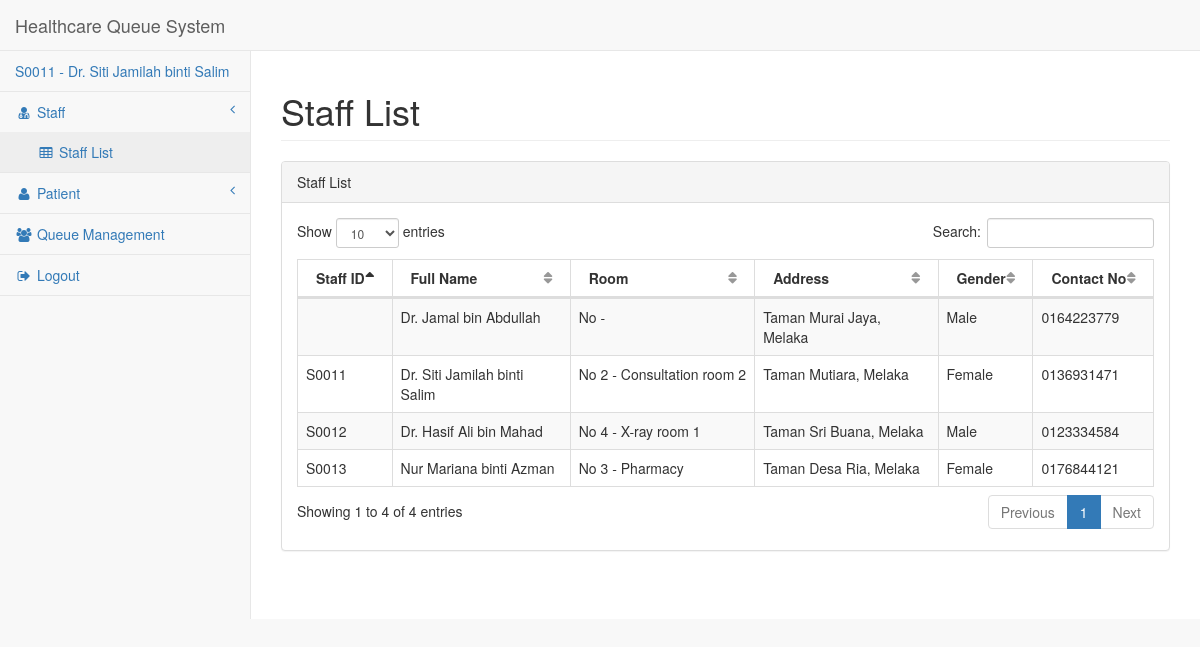
/pages/staff-list.php (signed in), run on the app's committed database.
### tables this page shows
CREATE TABLE `staff` (
  `staff_Id` varchar(50) NOT NULL,
  `staff_IC` varchar(12) NOT NULL,
  `staff_Name` varchar(100) NOT NULL,
  `staff_Address` varchar(1000) NOT NULL,
  `staff_Sex` varchar(12) NOT NULL,
  `staff_Phone` varchar(11) NOT NULL,
  `staff_Password` varchar(50) NOT NULL
);

CREATE TABLE `room` (
  `room_Id` int(11) NOT NULL,
  `room_Name` varchar(100) NOT NULL,
  `department_Id` int(11) NOT NULL,
  `staff_Id` varchar(50) NOT NULL
);

### pages/staff-list.php (the view, shortened to what this page needs)
<!DOCTYPE html>
<html lang="en">
<?php
include_once '../dbcon.php';
$sql = "SELECT * FROM staff s LEFT JOIN room r ON s.staff_Id=r.staff_Id WHERE s.staff_Id != 'admin'";
$res = mysqli_query($link,$sql);
?>
<head>
    <link href="../vendor/bootstrap/css/bootstrap.min.css" rel="stylesheet">
    <link href="../vendor/metisMenu/metisMenu.min.css" rel="stylesheet">
    <link href="../vendor/datatables-plugins/dataTables.bootstrap.css" rel="stylesheet">
    <link href="../vendor/datatables-responsive/dataTables.responsive.css" rel="stylesheet">
    <link href="../dist/css/sb-admin-2.css" rel="stylesheet">
    <link href="../vendor/font-awesome/css/font-awesome.min.css" rel="stylesheet" type="text/css">
</head>
<body>
    <div id="wrapper">
        <?php include"nav.php"; ?>
        <div id="page-wrapper">
            <div class="row">
                <div class="col-lg-12">
                    <h1 class="page-header">Staff List</h1>
                </div>
            </div>
            <div class="row">
                <div class="col-lg-12">
                    <div class="panel panel-default">
                        <div class="panel-heading">
                            Staff List
                        </div>
                        <div class="panel-body">
                            <table width="100%" class="table table-striped table-bordered table-hover" id="dataTables-example">
                                <thead>
                                    <tr>
                                        <th>Staff ID</th>
                                        <th>Full Name</th>
                                        <?php if ($staff != 'ADMIN') {
                                        echo '<th>Room</th>';
                                        }else{
                                        echo '<th>I/C No</th>';
                                        } ?>
                                        <th>Address</th>
                                        <th>Gender</th>
                                        <th>Contact No</th>
                                    </tr>
                                </thead>
                                <tbody>
                                    <?php foreach ($res as $key) { ?>
                                    <tr class="odd gradeX">
                                        <td><?php echo $key['staff_Id']; ?></td>
                                        <td><?php echo $key['staff_Name']; ?></td>
                                        <?php if ($staff != 'ADMIN') {
                                        echo '<td>No '.$key['room_Id'].' - '.$key['room_Name'].'</td>';
                                        } else {
                                        echo '<td>'.$key['staff_IC'].'</td>';
                                        } ?>
                                        <td class="center"><?php echo $key['staff_Address']; ?></td>
                                        <td class="center"><?php echo $key['staff_Sex']; ?></td>
                                        <td class="center"><?php echo $key['staff_Phone']; ?></td>
                                    </tr>
                                    <?php } ?>
                                </tbody>
                            </table>
                        </div>
                    </div>
                </div>
            </div>
        </div>
    </div>
</body>
</html>

### pages/nav.php (shortened to what this page needs)
<?php
$staff = $_SESSION['id'];
$stat = "select * from staff where staff_Id = '$staff'";
$result = mysqli_query($link,$stat);
foreach ($result as $value) {
    $detail = $value['staff_Id'].' - '.$value['staff_Name'];
}
?>
<nav class="navbar navbar-default navbar-static-top" role="navigation" style="margin-bottom: 0">
    <div class="navbar-header">
        <a class="navbar-brand" href="index.php">Healthcare Queue System</a>
    </div>
    <div class="navbar-default sidebar" role="navigation">
        <div class="sidebar-nav navbar-collapse">
            <ul class="nav" id="side-menu">
                <li>
                    <a href="#"> <?php echo $detail; ?></a>
                </li>
                <li>
                    <a href="#"><i class="fa fa-user-md fa-fw"></i> Staff<span class="fa arrow"></span></a>
                    <ul class="nav nav-second-level">
                        <li>
                            <a href="staff-list.php"><i class="fa fa-table fa-fw"></i> Staff List</a>
                        </li>
                    </ul>
                </li>
                <li>
                    <a href="#"><i class="fa fa-user fa-fw"></i> Patient<span class="fa arrow"></span></a>
                </li>
                <li>
                    <a href="queue.php"><i class="fa fa-users fa-fw"></i> Queue Management</a>
                </li>
                <li>
                    <a href="logout.php"><i class="fa fa-sign-out fa-fw"></i> Logout</a>
                </li>
            </ul>
        </div>
    </div>
</nav>

### data on the page
staff: detail "S0011 - Dr. Siti Jamilah binti Salim"
staff: staff_Name "Dr. Jamal bin Abdullah", staff_Address "Taman Murai Jaya, Melaka", staff_Sex "Male", staff_Phone "0164223779"
room: staff_Id "S0011", staff_Id.staff_Name "Dr. Siti Jamilah binti Salim", room_Id "2", room_Name "Consultation room 2", staff_Id.staff_Address "Taman Mutiara, Melaka", staff_Id.staff_Sex "Female", staff_Id.staff_Phone "0136931471"
room: staff_Id "S0012", staff_Id.staff_Name "Dr. Hasif Ali bin Mahad", room_Id "4", room_Name "X-ray room 1", staff_Id.staff_Address "Taman Sri Buana, Melaka", staff_Id.staff_Sex "Male", staff_Id.staff_Phone "0123334584"
room: staff_Id "S0013", staff_Id.staff_Name "Nur Mariana binti Azman", room_Id "3", room_Name "Pharmacy", staff_Id.staff_Address "Taman Desa Ria, Melaka", staff_Id.staff_Sex "Female", staff_Id.staff_Phone "0176844121"
